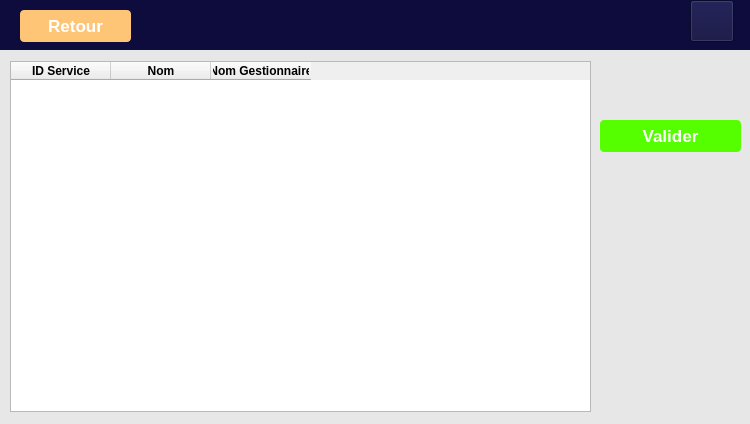
<?xml version="1.0" encoding="UTF-8"?>
<ui version="4.0">
 <class>Form</class>
 <widget class="QWidget" name="Form">
  <property name="geometry">
   <rect>
    <x>0</x>
    <y>0</y>
    <width>750</width>
    <height>424</height>
   </rect>
  </property>
  <property name="windowTitle">
   <string>Form</string>
  </property>
  <widget class="QLabel" name="label_2">
   <property name="geometry">
    <rect>
     <x>0</x>
     <y>0</y>
     <width>751</width>
     <height>51</height>
    </rect>
   </property>
   <property name="styleSheet">
    <string notr="true">background-color:rgb(13,12,60)</string>
   </property>
   <property name="text">
    <string/>
   </property>
  </widget>
  <widget class="QLabel" name="label">
   <property name="geometry">
    <rect>
     <x>0</x>
     <y>50</y>
     <width>751</width>
     <height>401</height>
    </rect>
   </property>
   <property name="styleSheet">
    <string notr="true">background-color:rgb(231, 231, 231)</string>
   </property>
   <property name="text">
    <string/>
   </property>
  </widget>
  <widget class="QPushButton" name="pushButton_8">
   <property name="geometry">
    <rect>
     <x>20</x>
     <y>10</y>
     <width>111</width>
     <height>32</height>
    </rect>
   </property>
   <property name="font">
    <font>
     <pointsize>13</pointsize>
     <weight>75</weight>
     <bold>true</bold>
    </font>
   </property>
   <property name="styleSheet">
    <string notr="true">background-color:rgb(255, 197, 119);
 color:rgb(255, 255, 255);
border-radius:4px</string>
   </property>
   <property name="text">
    <string>Retour</string>
   </property>
  </widget>
  <widget class="QPushButton" name="pushButton_2">
   <property name="geometry">
    <rect>
     <x>600</x>
     <y>120</y>
     <width>141</width>
     <height>32</height>
    </rect>
   </property>
   <property name="font">
    <font>
     <pointsize>13</pointsize>
     <weight>75</weight>
     <bold>true</bold>
    </font>
   </property>
   <property name="styleSheet">
    <string notr="true">background-color:rgb(85, 255, 0);
 color:rgb(255, 255, 255);
border-radius:4px</string>
   </property>
   <property name="text">
    <string>Valider</string>
   </property>
  </widget>
  <widget class="QTableWidget" name="tableWidget">
   <property name="geometry">
    <rect>
     <x>10</x>
     <y>61</y>
     <width>581</width>
     <height>351</height>
    </rect>
   </property>
   <property name="columnCount">
    <number>3</number>
   </property>
   <column>
    <property name="text">
     <string>ID Service</string>
    </property>
    <property name="font">
     <font>
      <weight>75</weight>
      <bold>true</bold>
     </font>
    </property>
   </column>
   <column>
    <property name="text">
     <string>Nom</string>
    </property>
    <property name="font">
     <font>
      <weight>75</weight>
      <bold>true</bold>
     </font>
    </property>
   </column>
   <column>
    <property name="text">
     <string>Nom Gestionnaire</string>
    </property>
    <property name="font">
     <font>
      <weight>75</weight>
      <bold>true</bold>
     </font>
    </property>
   </column>
  </widget>
  <widget class="QPushButton" name="pushButton_7">
   <property name="geometry">
    <rect>
     <x>690</x>
     <y>0</y>
     <width>44</width>
     <height>42</height>
    </rect>
   </property>
   <property name="styleSheet">
    <string notr="true">background-image:url(:/newPrefix/PFA Dev/icons8-personne-homme-40.png);
background-repeat: no-repeat;
background-color:rgb(13,12,60)</string>
   </property>
   <property name="text">
    <string/>
   </property>
  </widget>
 </widget>
 <resources>
  <include location="../ferf.qrc"/>
 </resources>
 <connections/>
</ui>
